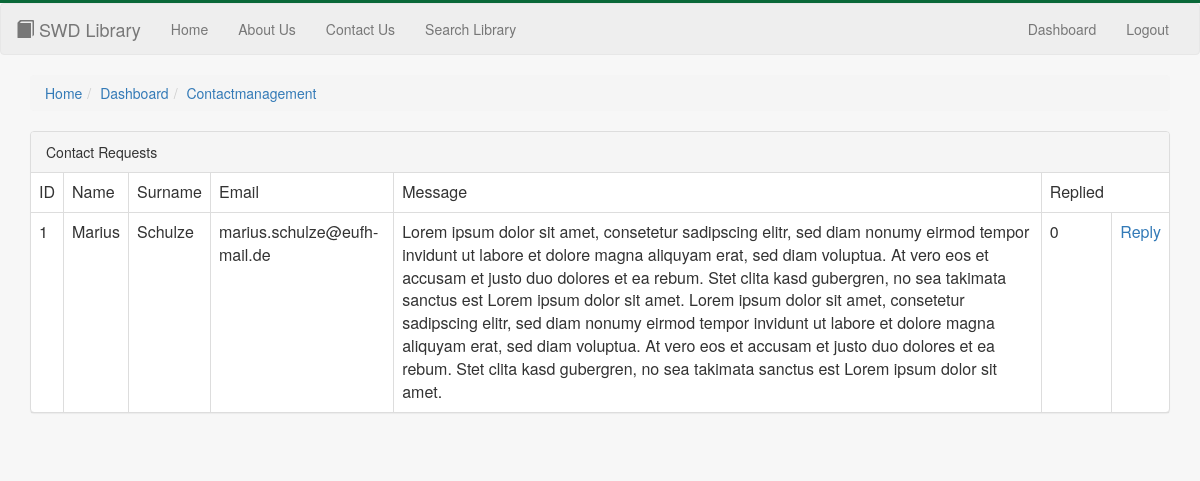
The app's page /public_html/protected/view/contactmanagement.php (signed in) with its own data.
### tables this page shows
CREATE TABLE IF NOT EXISTS messages (
  MessageID INTEGER AUTO_INCREMENT NOT NULL PRIMARY KEY,
  Firstname VARCHAR(50)            NOT NULL,
  Surname   VARCHAR(50)            NOT NULL,
  Email     VARCHAR(50)            NOT NULL,
  Message   LONGTEXT               NOT NULL,
  Replied   BOOLEAN
);

### public_html/protected/database/MySQLService.php (called while the page is built, shortened)
<?php
$root = realpath($_SERVER["DOCUMENT_ROOT"]);
require_once "$root/webdev/public_html/protected/entities/ContactRequest.php";
class MySQLService {
    private $connection;
    public function getConnection() {
        return $this->connection;
    }
    public function setConnection($connection) {
        $this->connection = $connection;
    }
    public function getAllContactRequests(): ?array {
        $connection = $this->getConnection();
        $requestArray = null;
        if ($connection) {
            $sql = "SELECT * FROM messages";
            $result = mysqli_query($connection, $sql);
            if ($result->num_rows >= 1) {
                $resultArray = $result->fetch_all();
                $requestArray = array();
                foreach ($resultArray as $request) {
                    array_push($requestArray, new ContactRequest($request["0"], $request["1"], $request["2"], $request["3"], $request["4"], $request["5"]));
                }
            }
        }
        return $requestArray;
    }
}

### public_html/protected/controller/ContactController.php (called while the page is built, shortened)
<?php
require_once "../database/MySQLService.php";
class ContactController {
    public static function getAllContactRequests(): ?array {
        $sqlService = new MySQLService();
        if ($sqlService->connect()) {
            return $sqlService->getAllContactRequests();
        }
        return null;
    }
}

### public_html/protected/entities/ContactRequest.php (called while the page is built, shortened)
<?php
class ContactRequest implements Serializable {
    private $id, $name, $surName, $mail, $message, $replied;
    public function __construct($id, $name, $surName, $mail, $message, $replied) {
        $this->id = $id;
        $this->name = $name;
        $this->surName = $surName;
        $this->mail = $mail;
        $this->message = $message;
        $this->replied = $replied;
    }
    public function getId() {
        return $this->id;
    }
    public function getName() {
        return $this->name;
    }
    public function getSurname() {
        return $this->surName;
    }
    public function getMail() {
        return $this->mail;
    }
    public function getMessage() {
        return $this->message;
    }
    public function getReplied() {
        return $this->replied;
    }
}

### public_html/protected/view/contactmanagement.php (the view, shortened to what this page needs)
<html>
<head>
    <?php include '../../protected/view/parts/head.php'; ?>
</head>
<?php include '../../protected/view/parts/header.php'; ?>
<body>
<div class="container">
    <?php include '../../protected/view/parts/breadcrumb.php'; ?>
    <div class="panel panel-default">
        <div class="panel-heading">Contact Requests</div>
        <table class="table table-hover table-bordered">
            <tr>
                <td>ID</td>
                <td>Name</td>
                <td>Surname</td>
                <td>Email</td>
                <td>Message</td>
                <td>Replied</td>
            </tr>
            <?php
            require_once "../controller/ContactController.php";
            require_once "../entities/ContactRequest.php";
            $contactRequests = ContactController::getAllContactRequests();
            if ($contactRequests != null) {
                foreach ($contactRequests as $request) {
                    echo '<tr>';
                    echo '<td>' . $request->getId() . '</td>';
                    echo '<td>' . $request->getName() . '</td>';
                    echo '<td>' . $request->getSurName() . '</td>';
                    echo '<td>' . $request->getMail() . '</td>';
                    echo '<td>' . $request->getMessage() . '</td>';
                    echo '<td>' . $request->getReplied() . '</td>';
                    echo '<td><a href="../protected/action/contactmanagement.php?contact-reply=' . $request->getId() . '">Reply</a></td>';
                    echo '</tr>';
                }
            }
            echo '</table>';
            echo '</div></br>';
            ?>
</body>
</html>

### public_html/src/css/main.css (style rules this page uses)
body { margin: 0 0 40px; border-top: 3px solid #096838; overflow-x: hidden; background-color: #f7f7f7; }

### records on screen
messages: MessageID "1", Firstname "Marius", Surname "Schulze", Email "marius.schulze@eufh-mail.de", Message "Lorem ipsum dolor sit amet, consetetur sadipscing elitr, sed diam nonumy eirmod tempor invidunt ut labore et dolore magna aliquyam erat, sed diam voluptua. At vero eos et accusam et justo duo dolores et ea rebum. Stet clita kasd gubergren, no sea takimata sanctus est Lorem ipsum dolor sit amet. Lorem ipsum dolor sit amet, consetetur sadipscing elitr, sed diam nonumy eirmod tempor invidunt ut labore et dolore magna aliquyam erat, sed diam voluptua. At vero eos et accusam et justo duo dolores et ea rebum. Stet clita kasd gubergren, no sea takimata sanctus est Lorem ipsum dolor sit amet.", Replied "0"

### other values on screen
str_replace(array(".php", "_"), array("", " "), end($crumbs)) . ' ' "Contactmanagement"
